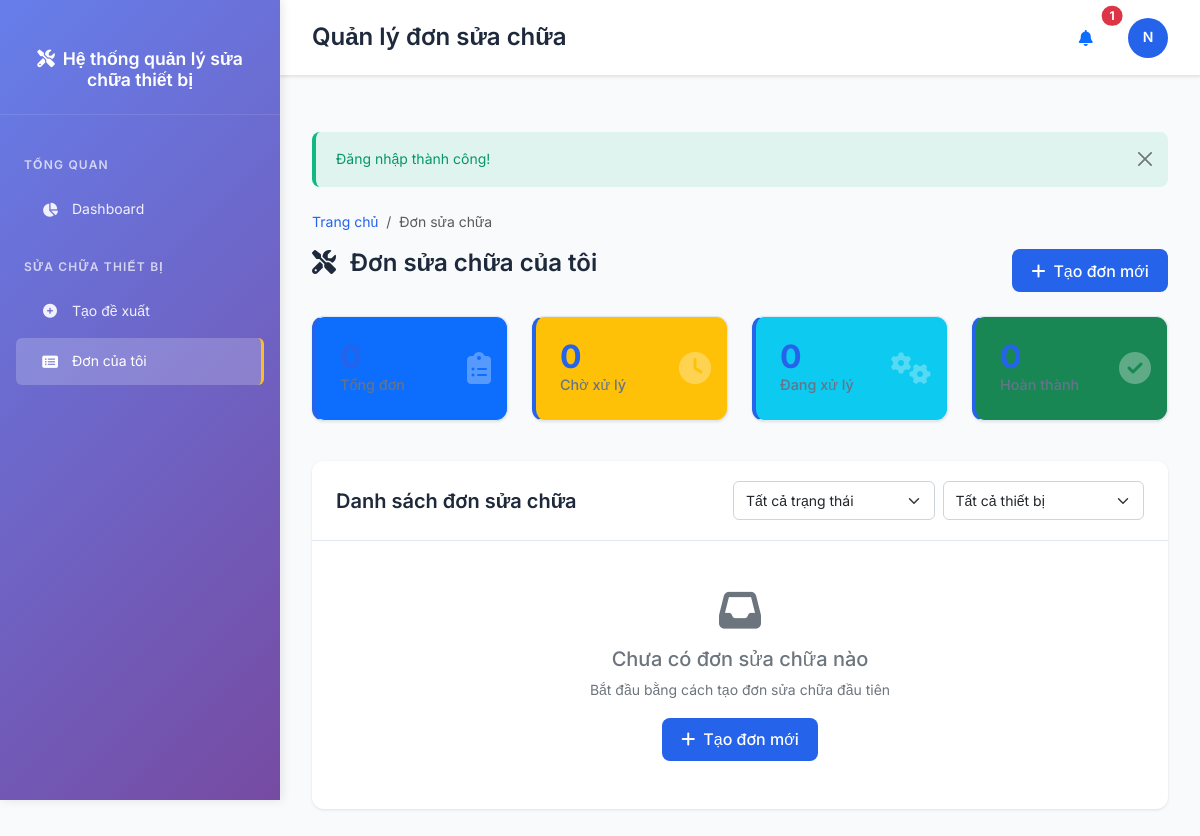
Before: /repairs/index.php (signed in) with the older database file.
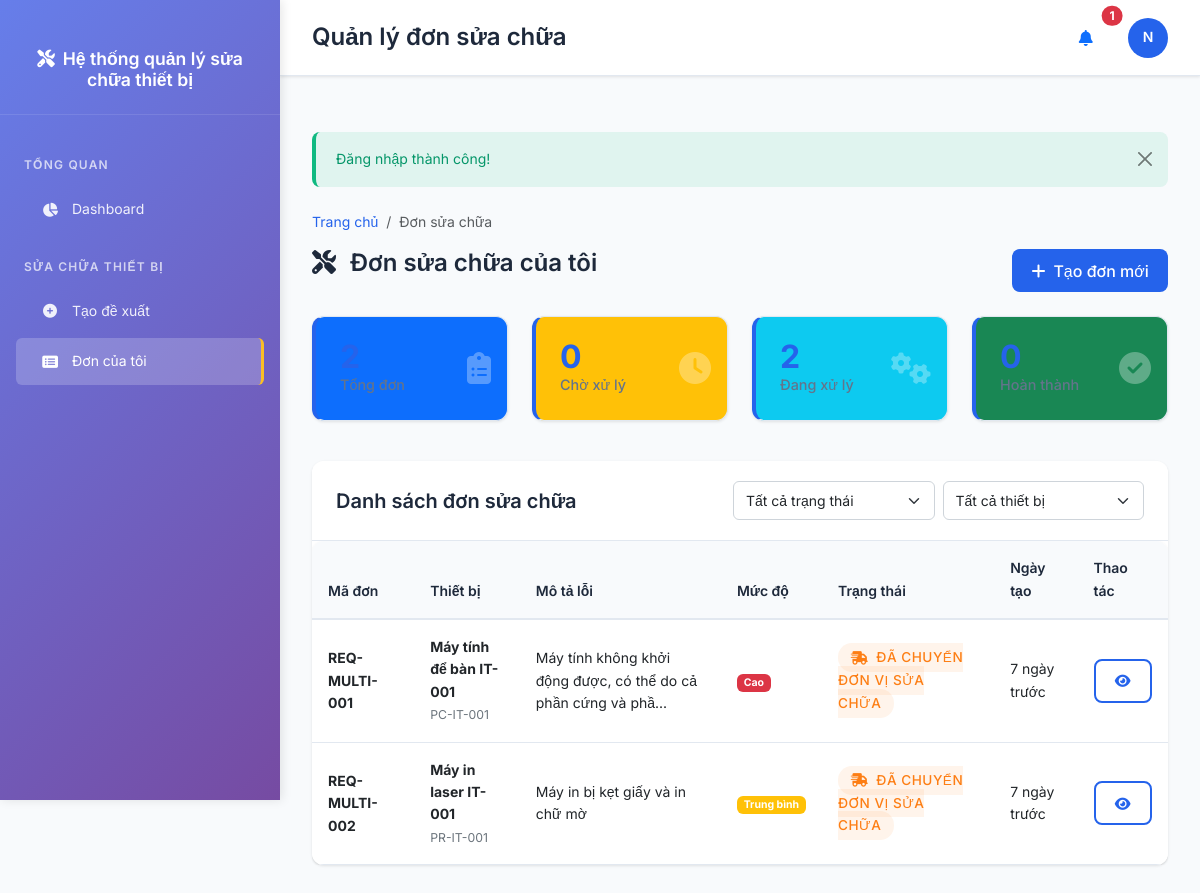
After: the same page with the newer database file.
### tables this page shows
CREATE TABLE repair_statuses (
    id INT AUTO_INCREMENT PRIMARY KEY,
    code VARCHAR(30) NOT NULL UNIQUE,
    name VARCHAR(100) NOT NULL,
    step_order INT NOT NULL,
    color VARCHAR(20) DEFAULT '#007bff',
    icon VARCHAR(50) DEFAULT 'fas fa-circle',
    description TEXT,
    created_at TIMESTAMP DEFAULT CURRENT_TIMESTAMP
);

CREATE TABLE repair_requests (
    id INT AUTO_INCREMENT PRIMARY KEY,
    request_code VARCHAR(30) NOT NULL UNIQUE,
    equipment_id INT NOT NULL,
    requester_id INT NOT NULL,
    problem_description TEXT NOT NULL,
    urgency_level ENUM('low', 'medium', 'high', 'critical') DEFAULT 'medium',
    images TEXT,  
    videos TEXT,  
    current_status_id INT NOT NULL,
    assigned_logistics_id INT,
    assigned_clerk_id INT,
    assigned_technician_id INT,
    estimated_completion DATE,
    actual_completion DATETIME,
    total_cost DECIMAL(15,2) DEFAULT 0,
    logistics_received_at TIMESTAMP NULL COMMENT 'Thời gian giao liên nhận đề xuất',
    logistics_handover_at TIMESTAMP NULL COMMENT 'Thời gian giao liên bàn giao cho văn thư',
    created_at TIMESTAMP DEFAULT CURRENT_TIMESTAMP,
    updated_at TIMESTAMP DEFAULT CURRENT_TIMESTAMP ON UPDATE CURRENT_TIMESTAMP,
    FOREIGN KEY (equipment_id) REFERENCES equipments(id) ON DELETE RESTRICT,
    FOREIGN KEY (requester_id) REFERENCES users(id) ON DELETE RESTRICT,
    FOREIGN KEY (current_status_id) REFERENCES repair_statuses(id) ON DELETE RESTRICT,
    FOREIGN KEY (assigned_logistics_id) REFERENCES users(id) ON DELETE SET NULL,
    FOREIGN KEY (assigned_clerk_id) REFERENCES users(id) ON DELETE SET NULL,
    FOREIGN KEY (assigned_technician_id) REFERENCES users(id) ON DELETE SET NULL
);

CREATE TABLE equipments (
    id INT AUTO_INCREMENT PRIMARY KEY,
    code VARCHAR(50) NOT NULL UNIQUE,
    name VARCHAR(200) NOT NULL,
    model VARCHAR(100),
    brand VARCHAR(100),
    type_id INT,
    department_id INT,
    location VARCHAR(200),
    purchase_date DATE,
    warranty_date DATE,
    purchase_price DECIMAL(15,2),
    specifications TEXT,
    image VARCHAR(255),
    status ENUM('active', 'maintenance', 'damaged', 'disposed') DEFAULT 'active',
    description TEXT,
    created_at TIMESTAMP DEFAULT CURRENT_TIMESTAMP,
    updated_at TIMESTAMP DEFAULT CURRENT_TIMESTAMP ON UPDATE CURRENT_TIMESTAMP,
    FOREIGN KEY (type_id) REFERENCES equipment_types(id) ON DELETE SET NULL,
    FOREIGN KEY (department_id) REFERENCES departments(id) ON DELETE SET NULL
);

### repairs/index.php (the view, shortened to what the changed rows need)
<?php
require_once __DIR__ . '/../config/config.php';
$controller = new RepairController();
$data = $controller->index();
$title = 'Quản lý đơn sửa chữa';
$user = current_user();
$role = $user['role_name'];
$breadcrumbs = [
    ['title' => 'Trang chủ', 'url' => url('dashboard.php')],
    ['title' => 'Đơn sửa chữa', 'url' => '']
];
?>
<div class="row mb-4">
    <div class="col-md-8">
        <h2 class="page-title">
            <i class="fas fa-tools me-2"></i>
            <?php if ($role === 'requester'): ?>
                Đơn sửa chữa của tôi
            <?php elseif ($role === 'logistics'): ?>
                Công việc giao liên
            <?php elseif ($role === 'clerk'): ?>
                Công việc văn thư
            <?php elseif ($role === 'technician'): ?>
                Công việc sửa chữa
            <?php else: ?>
                Tất cả đơn sửa chữa
            <?php endif; ?>
        </h2>
    </div>
    <div class="col-md-4 text-end">
    </div>
</div>
<div class="row mb-4">
    <?php if ($role === 'requester' && isset($data['requests'])): ?>
        <?php
        $myStats = [
            'total' => count($data['requests']),
            'pending' => count(array_filter($data['requests'], fn($r) => in_array($r['status_code'], ['PENDING_HANDOVER', 'HANDED_TO_CLERK']))),
            'in_progress' => count(array_filter($data['requests'], fn($r) => in_array($r['status_code'], ['SENT_TO_REPAIR', 'IN_PROGRESS', 'REPAIR_COMPLETED', 'RETRIEVED']))),
            'completed' => count(array_filter($data['requests'], fn($r) => $r['status_code'] === 'COMPLETED'))
        ];
        ?>
        <div class="col-xl-3 col-md-6 mb-3">
            <div class="stats-card bg-primary text-white">
                <div class="stats-number"><?= $myStats['total'] ?></div>
                <div class="stats-label">Tổng đơn</div>
                <div class="stats-icon"><i class="fas fa-clipboard-list"></i></div>
            </div>
        </div>
        <div class="col-xl-3 col-md-6 mb-3">
            <div class="stats-card bg-warning text-white">
                <div class="stats-number"><?= $myStats['pending'] ?></div>
                <div class="stats-label">Chờ xử lý</div>
                <div class="stats-icon"><i class="fas fa-clock"></i></div>
            </div>
        </div>
        <div class="col-xl-3 col-md-6 mb-3">
            <div class="stats-card bg-info text-white">
                <div class="stats-number"><?= $myStats['in_progress'] ?></div>
                <div class="stats-label">Đang xử lý</div>
                <div class="stats-icon"><i class="fas fa-cogs"></i></div>
            </div>
        </div>
        <div class="col-xl-3 col-md-6 mb-3">
            <div class="stats-card bg-success text-white">
                <div class="stats-number"><?= $myStats['completed'] ?></div>
                <div class="stats-label">Hoàn thành</div>
                <div class="stats-icon"><i class="fas fa-check-circle"></i></div>
            </div>
        </div>
    <?php endif; ?>
</div>
<?php if ($role === 'requester'): ?>
    <div class="card">
        <div class="card-header">
        </div>
        <div class="card-body p-0">
            <?php if (empty($data['requests'])): ?>
                <div class="text-center py-5">
                    <i class="fas fa-inbox fa-3x text-muted mb-3"></i>
                    <h5 class="text-muted">Chưa có đơn sửa chữa nào</h5>
                    <p class="text-muted">Bắt đầu bằng cách tạo đơn sửa chữa đầu tiên</p>
                    <a href="<?= url('repairs/create.php') ?>" class="btn btn-primary">
                        <i class="fas fa-plus me-2"></i>Tạo đơn mới
                    </a>
                </div>
            <?php else: ?>
                <div class="table-responsive">
                    <table class="table table-hover mb-0">
                        <thead class="table-light">
                            <tr>
                                <th>Mã đơn</th>
                                <th>Thiết bị</th>
                                <th>Mô tả lỗi</th>
                                <th>Mức độ</th>
                                <th>Trạng thái</th>
                                <th>Ngày tạo</th>
                                <th>Thao tác</th>
                            </tr>
                        </thead>
                        <tbody>
                            <?php foreach ($data['requests'] as $request): ?>
                                <tr>
                                    <td>
                                        <strong><?= e($request['request_code']) ?></strong>
                                    </td>
                                    <td>
                                        <div>
                                            <strong><?= e($request['equipment_name']) ?></strong>
                                            <br>
                                            <small class="text-muted"><?= e($request['equipment_code']) ?></small>
                                        </div>
                                    </td>
                                    <td>
                                        <span title="<?= e($request['problem_description']) ?>">
                                            <?= e(truncate($request['problem_description'], 60)) ?>
                                        </span>
                                    </td>
                                    <td>
                                        <?php
                                        $urgencyClass = [
                                            'low' => 'success',
                                            'medium' => 'warning',
                                            'high' => 'danger',
                                            'critical' => 'dark'
                                        ][$request['urgency_level']] ?? 'secondary';
                                        $urgencyText = [
                                            'low' => 'Thấp',
                                            'medium' => 'Trung bình',
                                            'high' => 'Cao',
                                            'critical' => 'Khẩn cấp'
                                        ][$request['urgency_level']] ?? 'Không xác định';
                                        ?>
                                        <span class="badge bg-<?= $urgencyClass ?>"><?= $urgencyText ?></span>
                                    </td>
                                    <td>
                                        <span class="status-badge" style="background-color: <?= e($request['status_color']) ?>15; color: <?= e($request['status_color']) ?>;">
                                            <i class="<?= e($request['status_icon']) ?> me-1"></i>
                                            <?= format_status_display(e($request['status_name'])) ?>
                                        </span>
                                    </td>
                                    <td>
                                        <span title="<?= format_datetime($request['created_at']) ?>">
                                            <?= time_ago($request['created_at']) ?>
                                        </span>
                                    </td>
                                    <td>
                                        <a href="<?= url('repairs/view.php?code=' . $request['request_code']) ?>"
                                           class="btn btn-sm btn-outline-primary">
                                            <i class="fas fa-eye"></i>
                                        </a>
                                    </td>
                                </tr>
                            <?php endforeach; ?>
                        </tbody>
                    </table>
                </div>
            <?php endif; ?>
        </div>
    </div>
<?php endif; ?>
<?php
$content = ob_get_clean();
include '../layouts/app.php';
?>

### layouts/app.php (shortened to what the changed rows need)
<!DOCTYPE html>
<html lang="vi">
<head>
    <link href="https://cdn.jsdelivr.net/npm/bootstrap@5.3.0/dist/css/bootstrap.min.css" rel="stylesheet">
    <link href="https://cdnjs.cloudflare.com/ajax/libs/font-awesome/6.4.0/css/all.min.css" rel="stylesheet">
    <link href="<?= url('assets/css/style.css') ?>" rel="stylesheet">
</head>
<body>
    <div class="main-content">
        <header class="main-header">
            <div class="header-content">
                <div>
                    <h1 class="page-title"><?= e($title ?? 'Dashboard') ?></h1>
                </div>
            </div>
        </header>
        <main class="content-area">
            <?php $flash_messages = get_flash_messages(); ?>
            <?php if (!empty($flash_messages)): ?>
                <?php foreach ($flash_messages as $message): ?>
                    <div class="alert alert-<?= $message['type'] === 'error' ? 'danger' : $message['type'] ?> alert-dismissible fade show">
                        <?= e($message['message']) ?>
                        <button type="button" class="btn-close" data-bs-dismiss="alert"></button>
                    </div>
                <?php endforeach; ?>
            <?php endif; ?>
            <?php if (isset($breadcrumbs)): ?>
                <?= breadcrumb($breadcrumbs) ?>
            <?php endif; ?>
            <?php if (isset($content)): ?>
                <?= $content ?>
            <?php endif; ?>
        </main>
    </div>
</body>
</html>

### utils/helpers.php (shortened to what the changed rows need)
<?php
function e($string) {
    return htmlspecialchars($string ?? '', ENT_QUOTES, 'UTF-8');
}
function url($path = '') {
    return BASE_URL . ltrim($path, '/');
}
function get_flash_messages() {
    $messages = $_SESSION['flash'] ?? [];
    return $messages;
}
function is_logged_in() {
    return isset($_SESSION['user_id']) && !empty($_SESSION['user_id']) && is_numeric($_SESSION['user_id']);
}
function current_user() {
    try {
        $db = Database::getInstance();
        $user = $db->fetch(
            "SELECT u.*, r.name as role_name, r.display_name as role_display_name,
                    d.name as department_name
             FROM users u
             LEFT JOIN roles r ON u.role_id = r.id
             LEFT JOIN departments d ON u.department_id = d.id
             WHERE u.id = ? AND u.status = 'active'",
            [$_SESSION['user_id']]
        );
        return $user;
    } catch (Exception $e) {
        error_log("Error in current_user(): " . $e->getMessage());
        return null;
    }
}
function format_datetime($datetime, $format = 'd/m/Y H:i') {
    return date($format, strtotime($datetime));
}
function time_ago($datetime) {
    $time = time() - strtotime($datetime);
    if ($time < 2592000) return floor($time/86400) . ' ngày trước';
    return floor($time/31104000) . ' năm trước';
}
function truncate($text, $length = 100, $suffix = '...') {
    if (mb_strlen($text) <= $length) {
        return $text;
    }
    return mb_substr($text, 0, $length) . $suffix;
}
function breadcrumb($items) {
    $html = '<nav aria-label="breadcrumb"><ol class="breadcrumb">';
    $count = count($items);
    foreach ($items as $index => $item) {
        if ($index === $count - 1) {
            $html .= '<li class="breadcrumb-item active" aria-current="page">' . e($item['title']) . '</li>';
        } else {
            $html .= '<li class="breadcrumb-item"><a href="' . e($item['url']) . '">' . e($item['title']) . '</a></li>';
        }
    }
    $html .= '</ol></nav>';
    return $html;
}
function format_status_display($status_name, $status_code = '') {
    $status_mappings = [
        'Đã bàn giao cho văn thư' => 'Đã đến văn thư – chờ xử lý',
        'Chờ bàn giao' => 'Chờ nhận đề xuất'
    ];
    return $status_mappings[$status_name] ?? $status_name;
}
?>

Changed rows visible on the page:
now on this page (row edited): repair_statuses: code "0", code "2"
added repair_requests: request_code "REQ-MULTI-001", equipment.name "Máy tính để bàn IT-001", equipment.code "PC-IT-001", problem_description "Máy tính không khởi động được, có thể do cả phần cứng và phầ...", urgency_level "Cao", current_status.name "ĐÃ CHUYỂN ĐƠN VỊ SỬA CHỮA", created_at "7 ngày trước"
added repair_requests: request_code "REQ-MULTI-002", equipment.name "Máy in laser IT-001", equipment.code "PR-IT-001", problem_description "Máy in bị kẹt giấy và in chữ mờ", urgency_level "Trung bình", current_status.name "ĐÃ CHUYỂN ĐƠN VỊ SỬA CHỮA", created_at "7 ngày trước"
Other visible differences:
$myStats['pending']: "0" → (not shown)
$myStats['in_progress']: "0" → (not shown)
text no longer shown: "Chưa có đơn sửa chữa nào Bắt đầu bằng cách tạo đơn sửa chữa đầu tiên Tạo đơn mới"
text now shown: "Mã đơn Thiết bị Mô tả lỗi Mức độ Trạng thái Ngày tạo Thao tác"
